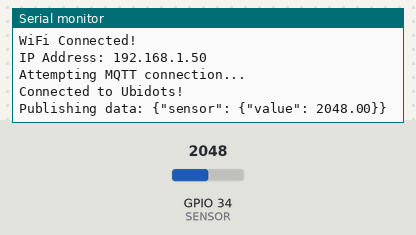
Recording of a sketch running on a simulated ESP32. Shown: the last lines printed to the serial monitor. Inputs (shaded band) come from the test bench; at power-on: GPIO 34 (SENSOR) = 2048. WiFi joins after 1.5 s; servers stay silent unless stated; no MQTT or app messages arrive unless stated.

Above: at 2.7 s.
2.8 s: GPIO 34 (SENSOR) set to 2866
At 6.9 s:
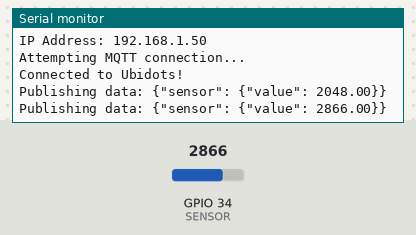
8.8 s: GPIO 34 (SENSOR) set to 3603
At 11.9 s:
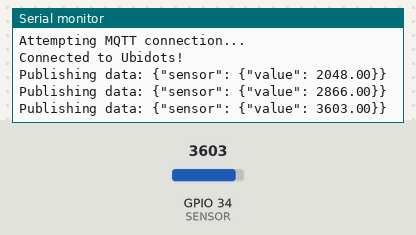
Timing chart, 0 to 13.4 s (numbered marks = the images above; inputs shaded):
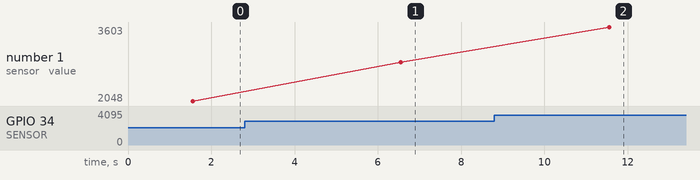

The sketch:

ecg_project.ino
```cpp
#include <WiFi.h>
#include <PubSubClient.h>

#define WIFISSID "#enter_name" // WiFi SSID
#define PASSWORD "#enter_pwd" // WiFi Password
#define TOKEN "BBUS-4gxfhirnD3os2hyG33Rmw4qXXXDUbC" // Ubidots Token
#define MQTT_CLIENT_NAME "Joel@1234" // Unique MQTT client name

#define VARIABLE_LABEL "sensor"  // Variable label
#define DEVICE_LABEL "esp32"     // Device label

#define SENSOR 34  // ECG sensor connected to GPIO 34 (supports analog input)

char mqttBroker[] = "industrial.api.ubidots.com"; // Change if needed
char payload[100];
char topic[150];
char str_sensor[10];

WiFiClient ubidots;
PubSubClient client(ubidots);

void callback(char* topic, byte* payload, unsigned int length) {
  Serial.print("Message received on topic: ");
  Serial.println(topic);
}

void reconnect() {
  while (!client.connected()) {
    Serial.println("Attempting MQTT connection...");
    if (client.connect(MQTT_CLIENT_NAME, TOKEN, "")) {
      Serial.println("Connected to Ubidots!");
    } else {
      Serial.print("Failed, rc=");
      Serial.print(client.state());
      Serial.println(" Trying again in 2 seconds...");
      delay(2000);
    }
  }
}

void setup() {
  Serial.begin(115200);
  WiFi.begin(WIFISSID, PASSWORD);
  pinMode(SENSOR, INPUT);

  Serial.print("Connecting to WiFi...");
  while (WiFi.status() != WL_CONNECTED) {
    Serial.print(".");
    delay(500);
  }
  Serial.println("\nWiFi Connected!");
  Serial.print("IP Address: ");
  Serial.println(WiFi.localIP());

  client.setServer(mqttBroker, 1883);
  client.setCallback(callback);
}

void sendData() {
  float sensorValue = analogRead(SENSOR);  // Read ECG sensor
  dtostrf(sensorValue, 4, 2, str_sensor);  // Convert to string

  sprintf(topic, "/v1.6/devices/%s", DEVICE_LABEL);
  sprintf(payload, "{\"%s\": {\"value\": %s}}", VARIABLE_LABEL, str_sensor);

  Serial.print("Publishing data: ");
  Serial.println(payload);

  client.publish(topic, payload);
}

void loop() {
  if (!client.connected()) {
    reconnect();
  }
  client.loop();  // Maintain MQTT connection

  sendData();  // Send ECG data
  delay(5000);  // Wait 5 seconds
}
```

Measured:
- after the input at 2.8 s, the serial monitor: prints a new line after 3.8 s (image 1)
- after the input at 8.8 s, the serial monitor: prints a new line after 2.8 s (image 2)
- plotted number 1: 2048 → 2866 after the input at 2.8 s, 2866 → 3603 after the input at 8.8 s
